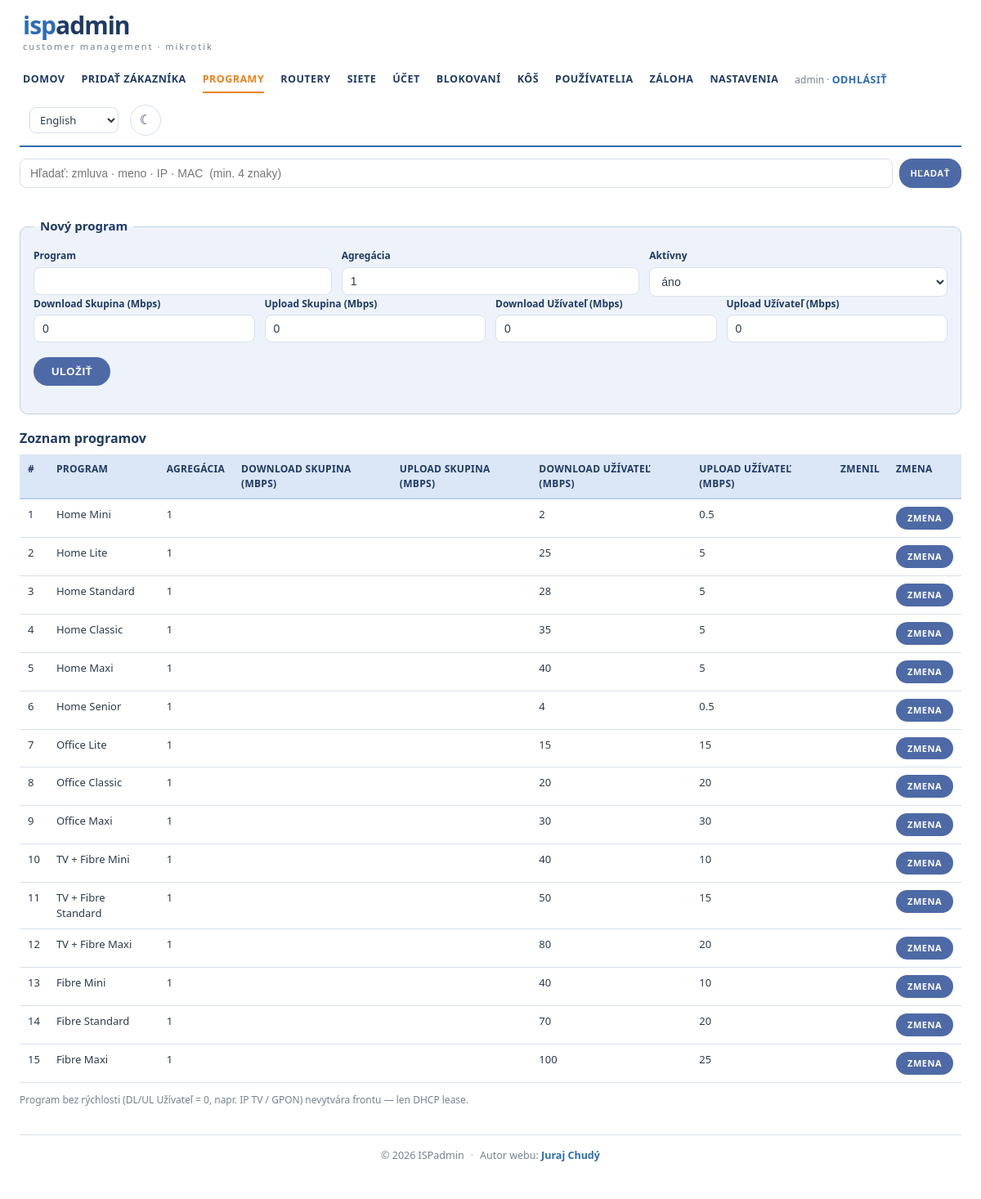
Screenshot of /programs.php (signed in) with the database file from the repository.
### tables this page shows
CREATE TABLE programs (
  id INT AUTO_INCREMENT PRIMARY KEY,
  name VARCHAR(128) NOT NULL,
  aggregation INT NOT NULL DEFAULT 1,
  dl_group INT NOT NULL DEFAULT 0,
  ul_group INT NOT NULL DEFAULT 0,
  dl_user INT NOT NULL DEFAULT 0,
  ul_user INT NOT NULL DEFAULT 0,
  active TINYINT NOT NULL DEFAULT 1,
  updated_at DATETIME NULL,
  updated_by VARCHAR(64) NULL
);

### lib/auth.php (called while the page is built, shortened)
<?php
require_once __DIR__ . '/lang.php';
function h(?string $s): string
{
    return htmlspecialchars((string)$s, ENT_QUOTES, 'UTF-8');
}

### public/programs.php (the view, shortened to what this page needs)
<?php
require_once __DIR__ . '/../lib/layout.php';
$pdo = db();
function mbps($kbit): string
{
    $m = (float)$kbit / 1024;
    $s = rtrim(rtrim(number_format($m, 3, '.', ''), '0'), '.');
    return $s === '' ? '0' : $s;
}
$e = ['id' => 0, 'name' => '', 'aggregation' => 1, 'dl_group' => 0, 'ul_group' => 0,
      'dl_user' => 0, 'ul_user' => 0, 'active' => 1];
$list = $pdo->query('SELECT * FROM programs ORDER BY id')->fetchAll();
?>
<fieldset class="panel">
  <legend><?= $e['id'] ? t('Upraviť program #%d', (int)$e['id']) : t('Nový program') ?></legend>
  <form method="post" action="programs.php">
    <div class="grid g3">
      <div class="cell"><label><?= t('Program') ?></label><input name="name" value="<?= h($e['name']) ?>"></div>
      <div class="cell"><label><?= t('Agregácia') ?></label><input type="number" name="aggregation" value="<?= (int)$e['aggregation'] ?>"></div>
      <div class="cell"><label><?= t('Aktívny') ?></label>
        <select name="active"><option value="1"<?= $e['active'] ? ' selected' : '' ?>><?= t('áno') ?></option>
        <option value="0"<?= $e['active'] ? '' : ' selected' ?>><?= t('nie') ?></option></select>
      </div>
    </div>
    <div class="grid g4">
      <div class="cell"><label><?= t('Download Skupina (Mbps)') ?></label><input type="number" step="0.1" min="0" name="dl_group" value="<?= mbps($e['dl_group']) ?>"></div>
      <div class="cell"><label><?= t('Upload Skupina (Mbps)') ?></label><input type="number" step="0.1" min="0" name="ul_group" value="<?= mbps($e['ul_group']) ?>"></div>
      <div class="cell"><label><?= t('Download Užívateľ (Mbps)') ?></label><input type="number" step="0.1" min="0" name="dl_user" value="<?= mbps($e['dl_user']) ?>"></div>
      <div class="cell"><label><?= t('Upload Užívateľ (Mbps)') ?></label><input type="number" step="0.1" min="0" name="ul_user" value="<?= mbps($e['ul_user']) ?>"></div>
    </div>
    <div class="btns">
      <button class="btn" type="submit"><?= t('Uložiť') ?></button>
    </div>
  </form>
</fieldset>
<div class="panel-title"><?= t('Zoznam programov') ?></div>
<table>
  <tr><th>#</th><th><?= t('Program') ?></th><th><?= t('Agregácia') ?></th><th><?= t('Download Skupina (Mbps)') ?></th><th><?= t('Upload Skupina (Mbps)') ?></th>
      <th><?= t('Download Užívateľ (Mbps)') ?></th><th><?= t('Upload Užívateľ (Mbps)') ?></th><th><?= t('Zmenil') ?></th><th><?= t('Zmena') ?></th></tr>
  <?php foreach ($list as $i => $p): ?>
  <tr<?= $p['active'] ? '' : ' style="opacity:.5"' ?>>
    <td><?= $i + 1 ?></td>
    <td><?= h($p['name']) ?></td>
    <td><?= $p['dl_user'] ? (int)$p['aggregation'] : '' ?></td>
    <td><?= $p['dl_group'] ? mbps($p['dl_group']) : '' ?></td>
    <td><?= $p['ul_group'] ? mbps($p['ul_group']) : '' ?></td>
    <td><?= $p['dl_user'] ? mbps($p['dl_user']) : '' ?></td>
    <td><?= $p['ul_user'] ? mbps($p['ul_user']) : '' ?></td>
    <td><?= h($p['updated_by']) ?><br><span class="muted"><?= h($p['updated_at']) ?></span></td>
    <td><a class="btn sm" href="programs.php?edit=<?= (int)$p['id'] ?>"><?= t('Zmena') ?></a></td>
  </tr>
  <?php endforeach; ?>
</table>
<p class="muted"><?= t('Program bez rýchlosti (DL/UL Užívateľ = 0, napr. IP TV / GPON) nevytvára frontu — len DHCP lease.') ?></p>

### public/assets/style.css (style rules this page uses)
:root { --radius:10px; --page-bg:#ffffff; --navy:#1f3a63; --blue:#2f6cb0; --link:#2f6cb0; --btn:#4e6aa6; --btn-d:#3d5688; --panel:#dbe6f7; --panel-line:#bcd0ec; --panel-soft:#eef3fb; --orange:#e8821e; --orange-d:#cf7115; --ink:#2b3a4a; --muted:#76828f; --line:#d8e0ea; --red:#c0392b; --green:#2e8b57; --field-bg:#ffffff; --field-text:#2b3a4a; --field-border:#d8e0ea; --row-hover:#f7faff; --code-bg:#eef2f7; --shadow:0 10px 30px rgba(31,58,99,.08); }
* { box-sizing:border-box }
body { margin:0;background:var(--page-bg);color:var(--ink); font-family:"Segoe UI",Roboto,"Helvetica Neue",Arial,"Open Sans",sans-serif;font-size:14px;line-height:1.45; transition:background .2s,color .2s }
a { color:var(--link) }
.panel { background:var(--panel-soft);border:1px solid var(--panel-line);border-radius:var(--radius);margin:16px 0;padding:16px }
fieldset.panel { border:1px solid var(--panel-line) }
fieldset.panel legend { padding:0 8px;color:var(--navy);font-weight:800;font-size:15px }
.panel-title { font-weight:800;color:var(--navy);font-size:16px;margin:18px 0 8px }
.grid { display:grid;gap:12px }
.g3 { grid-template-columns:1fr 1fr 1fr }
.g4 { grid-template-columns:repeat(4,1fr) }
.cell { display:flex;flex-direction:column;gap:5px }
.cell label { font-weight:700;color:var(--navy);font-size:12px }
.cell input,.cell select,.inp { padding:8px 10px;border:1px solid var(--field-border);border-radius:8px; background:var(--field-bg);color:var(--field-text);font-size:14px;width:100% }
.btns { margin:18px 0;display:flex;gap:10px;flex-wrap:wrap;align-items:center }
.btn { display:inline-block;background:var(--btn);color:#fff;border:none;padding:10px 22px;border-radius:22px; cursor:pointer;text-decoration:none;font-size:13px;font-weight:700;text-transform:uppercase;letter-spacing:.5px; transition:background .15s }
.btn.sm { padding:6px 14px;font-size:11px;border-radius:16px }
table { width:100%;border-collapse:collapse;font-size:13px;margin-top:6px }
th,td { padding:9px 10px;text-align:left;vertical-align:top;border-bottom:1px solid var(--line) }
th { background:var(--panel);color:var(--navy);font-weight:700;font-size:12px;text-transform:uppercase; letter-spacing:.3px;border-bottom:2px solid var(--panel-line) }
.muted { color:var(--muted);font-size:12px }

### rows the page displays
programs: name "Home Mini", aggregation "1", dl_user "2", ul_user "0.5"
programs: name "Home Lite", aggregation "1", dl_user "25", ul_user "5"
programs: name "Home Standard", aggregation "1", dl_user "28", ul_user "5"
programs: name "Home Classic", aggregation "1", dl_user "35", ul_user "5"
programs: name "Home Maxi", aggregation "1", dl_user "40", ul_user "5"
programs: name "Home Senior", aggregation "1", dl_user "4", ul_user "0.5"
programs: name "Office Lite", aggregation "1", dl_user "15", ul_user "15"
programs: name "Office Classic", aggregation "1", dl_user "20", ul_user "20"
programs: name "Office Maxi", aggregation "1", dl_user "30", ul_user "30"
programs: name "TV + Fibre Mini", aggregation "1", dl_user "40", ul_user "10"
programs: name "TV + Fibre Standard", aggregation "1", dl_user "50", ul_user "15"
programs: name "TV + Fibre Maxi", aggregation "1", dl_user "80", ul_user "20"
programs: name "Fibre Mini", aggregation "1", dl_user "40", ul_user "10"
programs: name "Fibre Standard", aggregation "1", dl_user "70", ul_user "20"
programs: name "Fibre Maxi", aggregation "1", dl_user "100", ul_user "25"

### other values shown
$cfg['brand_pre'] "isp"
$cfg['brand_post'] "admin"
$cfg['tagline'] "customer management · mikrotik"
$label "DOMOV"
$label "PRIDAŤ ZÁKAZNÍKA"
$label "PROGRAMY"
$label "ROUTERY"
$label "SIETE"
$label "ÚČET"
$label "BLOKOVANÍ"
$label "KÔŠ"
$label "POUŽÍVATELIA"
$label "ZÁLOHA"
$label "NASTAVENIA"
$user "admin"
